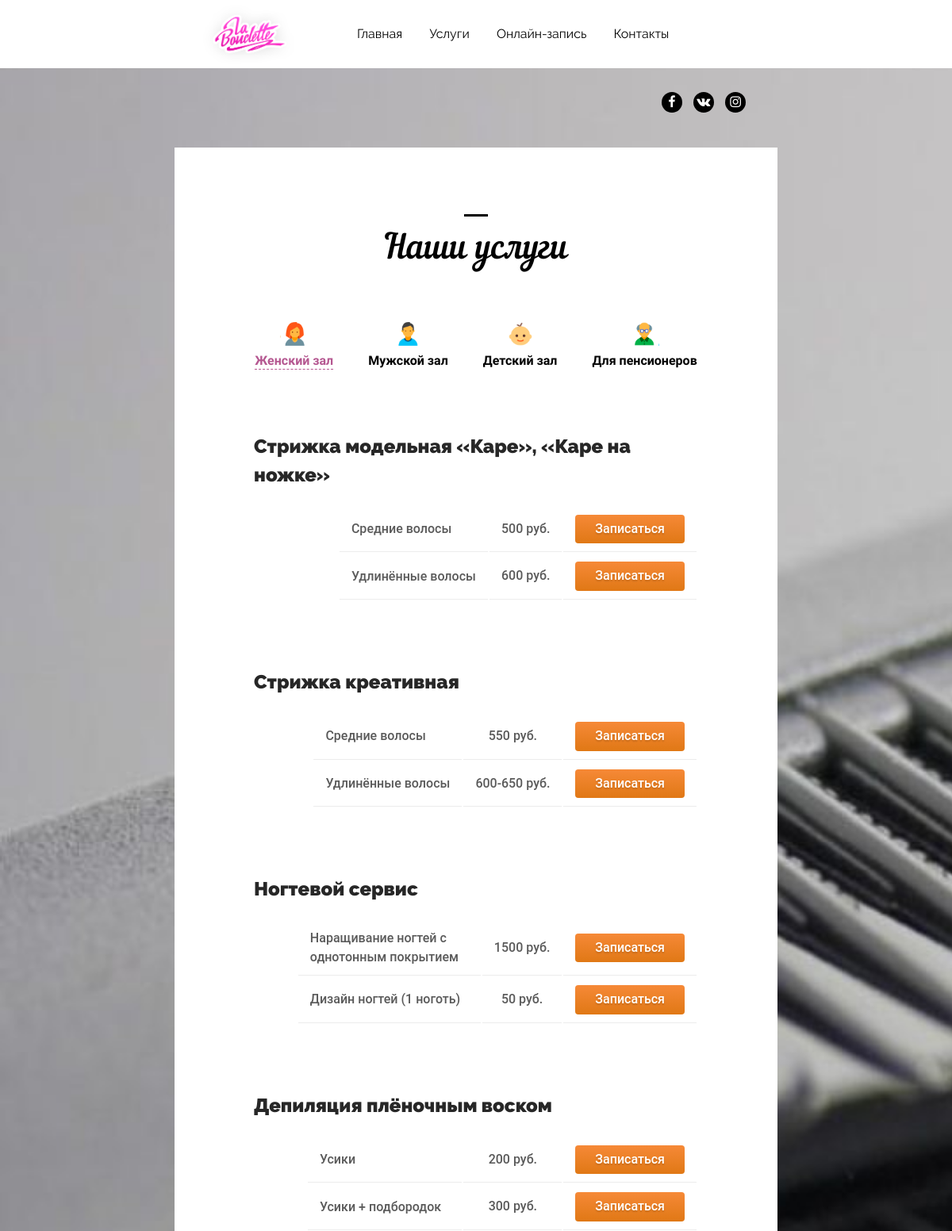
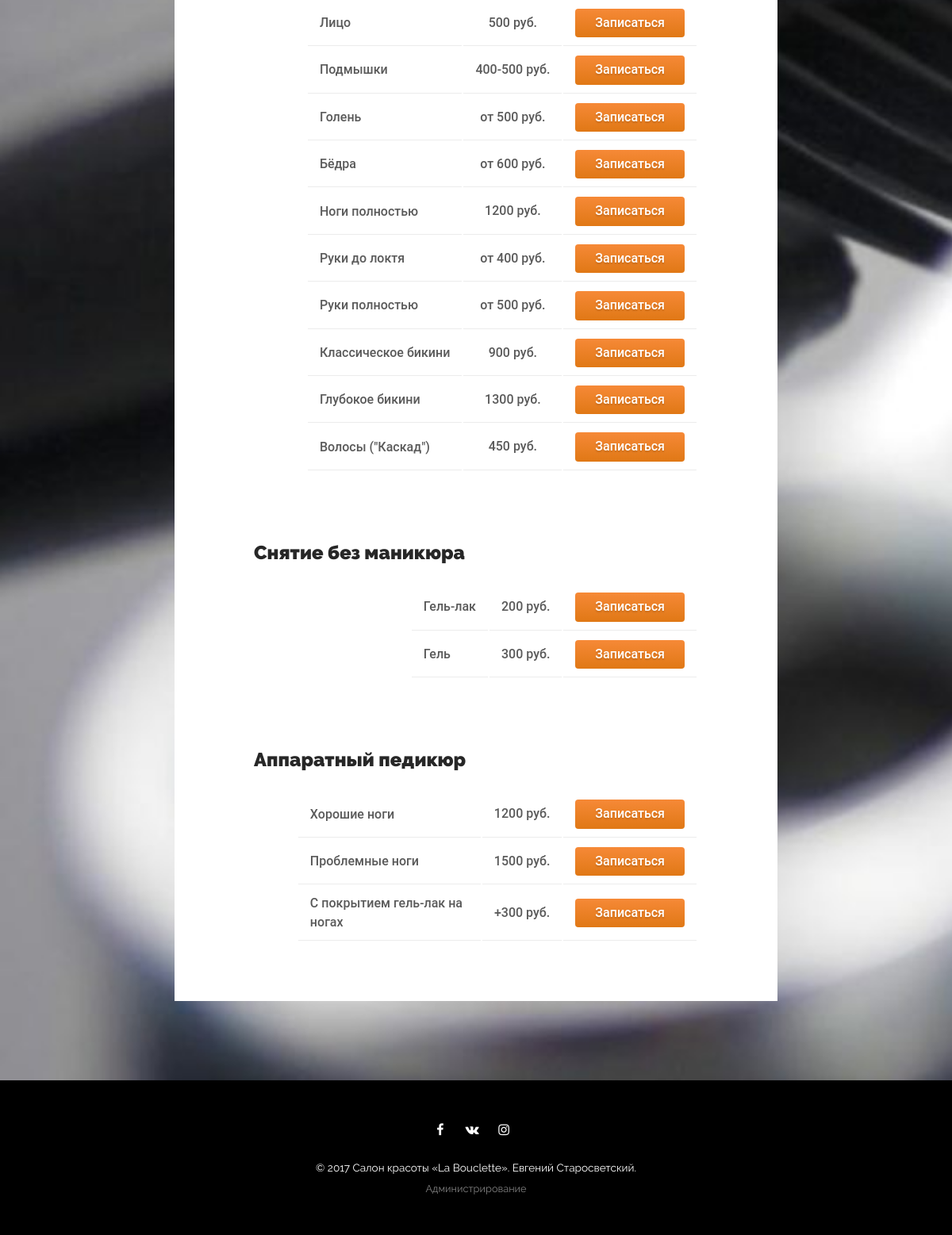
/dist/services.php, run on the app's committed database (2 pictures, top to bottom).
### tables this page shows
CREATE TABLE IF NOT EXISTS `services` (
  `ID` int(4) NOT NULL,
  `s_name` varchar(100) NOT NULL,
  `category` varchar(25) NOT NULL
);

CREATE TABLE IF NOT EXISTS `options` (
  `o_id` int(4) NOT NULL,
  `o_name` varchar(100) NOT NULL,
  `price` varchar(30) NOT NULL,
  `service` varchar(100) NOT NULL
);

### dist/services.php (the view, shortened to what this page needs)
<?php
	$page = "Услуги";
	include("header.php");
?>
<div class="l-services">
	<div class="l-container">
		<div class="services" data-aos="fade-up">
			<h1 class="section-title">Наши услуги</h1>
		  <ul class="services__menu">
		    <li class="hall"><a class="nomargin hall__link hall__link_active hall__women" href="#tabs-1">Женский зал</a></li>
		    <li class="hall"><a class="hall__link hall__men" href="#tabs-2">Мужской зал</a></li>
		    <li class="hall"><a class="hall__link" href="#tabs-3">Детский зал</a></li>
		    <li class="hall"><a class="hall__link hall__old" href="#tabs-4">Для пенсионеров</a></li>
		  </ul>
		  <div id="tabs-1">
		  	<?php
		  		$query = mysqli_query($con, "SELECT * FROM services WHERE category='women'");
		  		while($row = mysqli_fetch_array($query)){
		  	?>
		  	<div class="service">
		  		<h2 class="service__title"><?php echo $row["s_name"]; ?></h2>
		  		<table class="opt">
		   		<?php
		   			$serv = $row["s_name"]; $opt = mysqli_query($con, "SELECT * FROM options WHERE service='$serv'");
		   			while($option = mysqli_fetch_array($opt)){
		   		?>
						<tr>
							<td class="opt__elem opt__name"><?php echo $option["o_name"]; ?></td>
							<td class="opt__elem opt__price"><?php echo $option["price"]." руб."; ?></td>
							<td class="opt__elem"><div class="enroll" data-enroll="<?php echo $option["o_id"]; ?>">Записаться</div></td>
						</tr>
		   		<?php } ?>
		   	</table>
		   	</div>
		    <?php } ?>
		  </div>
		</div>
	</div>
</div>
<?php include("footer.php"); ?>

### dist/header.php (shortened to what this page needs)
<?php
	$con = mysqli_connect("localhost", "root", "", "salon");
?>
<!DOCTYPE html>
<html lang="en">
<head>
	<link rel="stylesheet" href="css/libs.min.css">
	<link rel="stylesheet" href="css/main.css">
</head>
<body <?php echo $page == "Услуги" ? "class='section-services'" : "" ?>>
<header class="header">
	<div class="l-container">
		<div class="header__logo"></div>
		<nav class="header__menu">
			<ul class="menu">
				<li class="menu__elem"><a class="menu__link <?php echo $page == "main" ? "link_active" : "" ?>" href="index">Главная</a></li>
				<li class="menu__elem"><a class="menu__link" href="index#services">Услуги</a></li>
				<li class="menu__elem"><a class="menu__link" href="services">Онлайн-запись</a></li>
				<li class="menu__elem"><a class="menu__link <?php echo $page == "contact" ? "link_active" : "" ?>" href="contact">Контакты</a></li>
			</ul>
		</nav>
		<div class="header__socials">
			<a href="<?php $info = mysqli_fetch_array(mysqli_query($con, "SELECT * FROM info")); echo $info["fb"]; ?>" target="_blank" class="socials__link"><i class="fa fa-facebook" aria-hidden="true"></i></a>
			<a href="<?php echo $info["vk"]; ?>" target="_blank" class="socials__link"><i class="fa fa-vk" aria-hidden="true"></i></a>
			<a href="<?php echo $info["inst"]; ?>" target="_blank" class="socials__link"><i class="fa fa-instagram" aria-hidden="true"></i></a>
		</div>
	</div>
</header>

### dist/footer.php (shortened to what this page needs)
	<footer class="footer">
		<div class="footer__links">
			<a href="<?php echo $info["fb"]; ?>" target="_blank" class="socials__link"><i class="fa fa-facebook" aria-hidden="true"></i></a>
			<a href="<?php echo $info["vk"]; ?>" target="_blank" class="socials__link"><i class="fa fa-vk" aria-hidden="true"></i></a>
			<a href="<?php echo $info["inst"]; ?>" target="_blank" class="socials__link"><i class="fa fa-instagram" aria-hidden="true"></i></a>
		</div>
		<span class="footer__info">© 2017 Салон красоты «La Bouclette». Евгений Старосветский.</span>
		<a class="admin-link" href="admin/login">Администрирование</a>
	</footer>
</body>
</html>

### data on the page
services: s_name "Стрижка модельная «Каре», «Каре на ножке»"
options: o_name "Средние волосы", price "500"
options: o_name "Удлинённые волосы", price "600"
services: s_name "Стрижка креативная"
options: o_name "Средние волосы", price "550"
options: o_name "Удлинённые волосы", price "600-650"
services: s_name "Ногтевой сервис"
options: o_name "Наращивание ногтей с однотонным покрытием", price "1500"
options: o_name "Дизайн ногтей (1 ноготь)", price "50"
services: s_name "Депиляция плёночным воском"
options: o_name "Усики", price "200"
options: o_name "Усики + подбородок", price "300"
options: o_name "Лицо", price "500"
options: o_name "Подмышки", price "400-500"
options: o_name "Голень", price "от 500"
options: o_name "Бёдра", price "от 600"
options: o_name "Ноги полностью", price "1200"
options: o_name "Руки до локтя", price "от 400"
options: o_name "Руки полностью", price "от 500"
options: o_name "Классическое бикини", price "900"
options: o_name "Глубокое бикини", price "1300"
options: o_name "Волосы (\"Каскад\")", price "450"
services: s_name "Снятие без маникюра"
options: o_name "Гель-лак", price "200"
options: o_name "Гель", price "300"
services: s_name "Аппаратный педикюр"
options: o_name "Хорошие ноги", price "1200"
options: o_name "Проблемные ноги", price "1500"
options: o_name "С покрытием гель-лак на ногах", price "+300"
